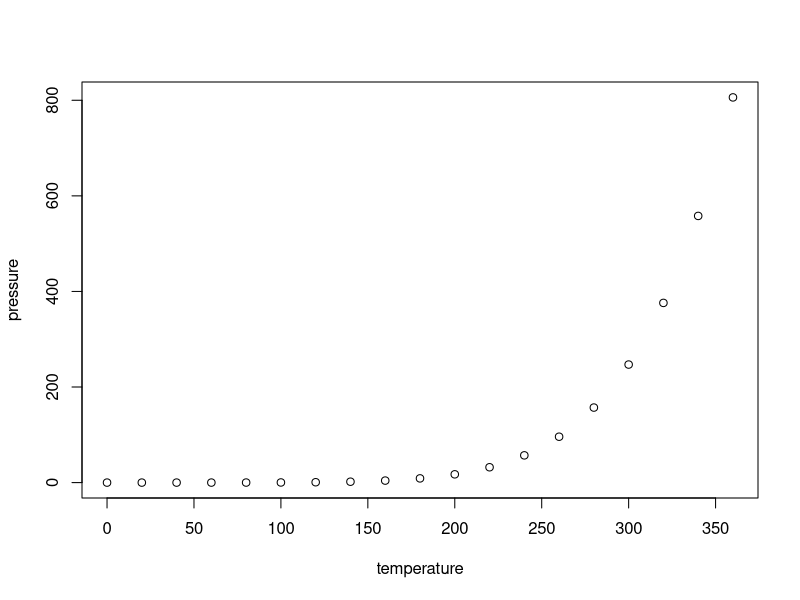
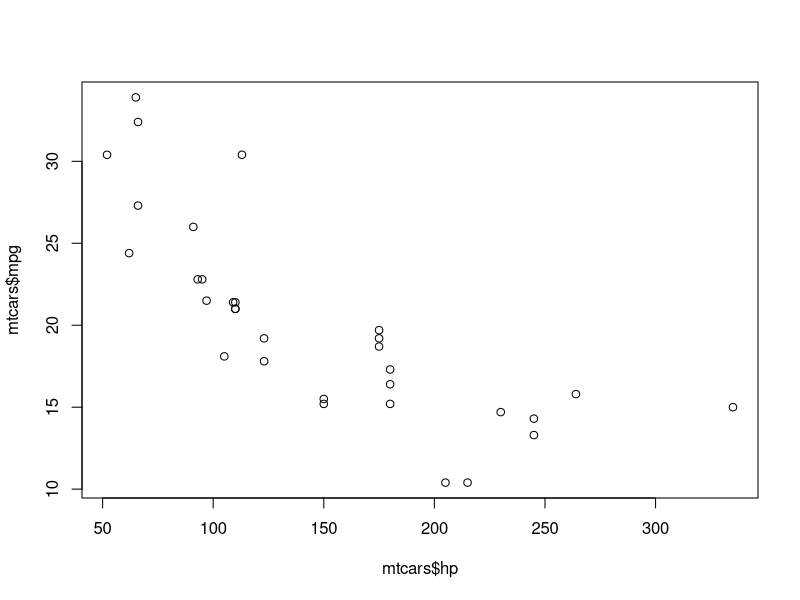
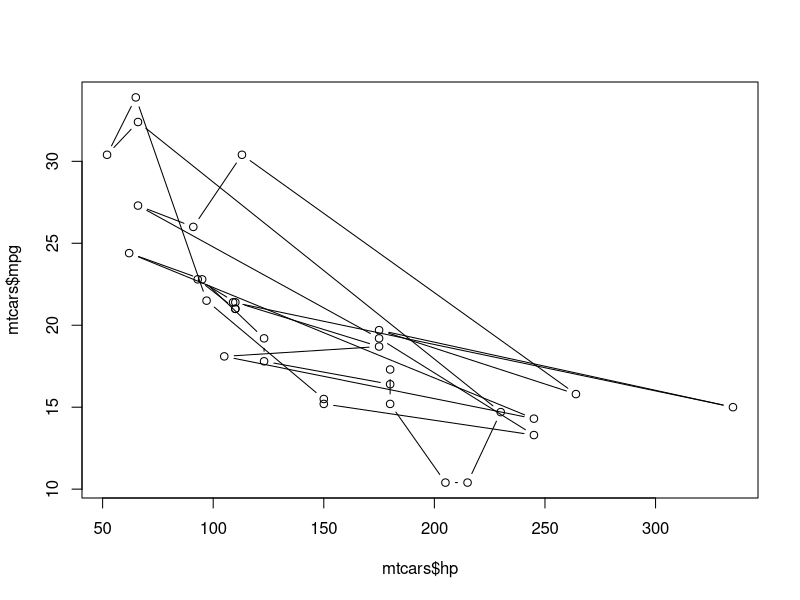
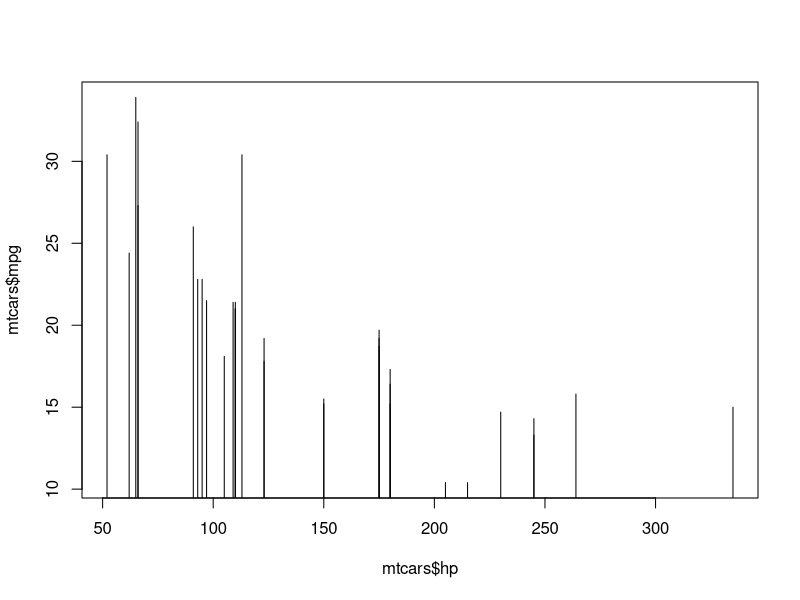
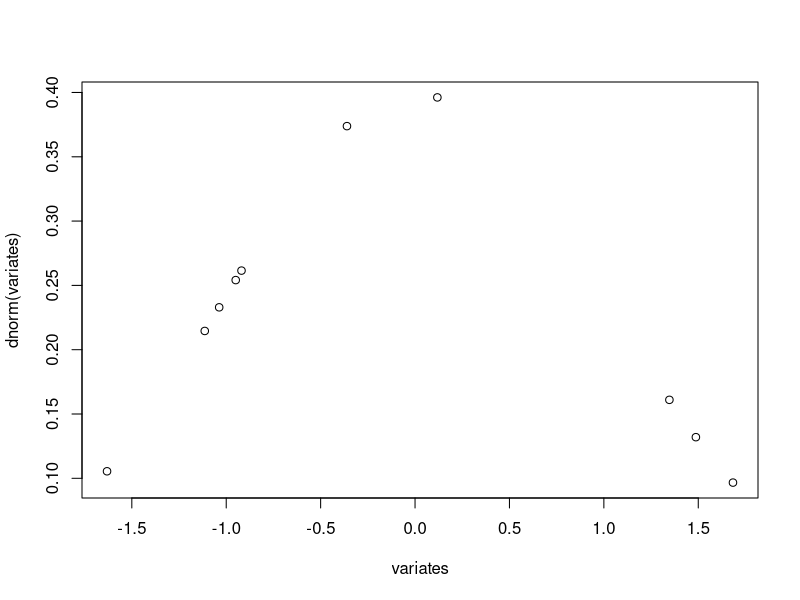
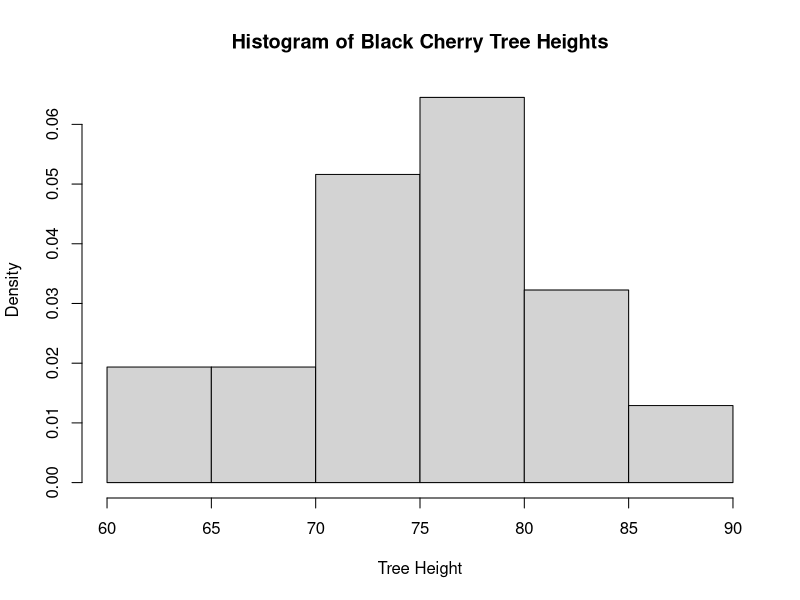
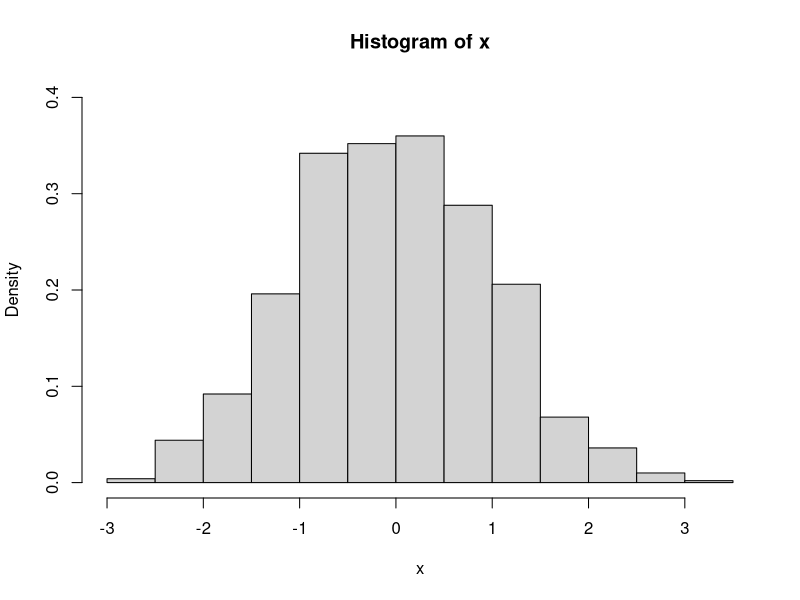
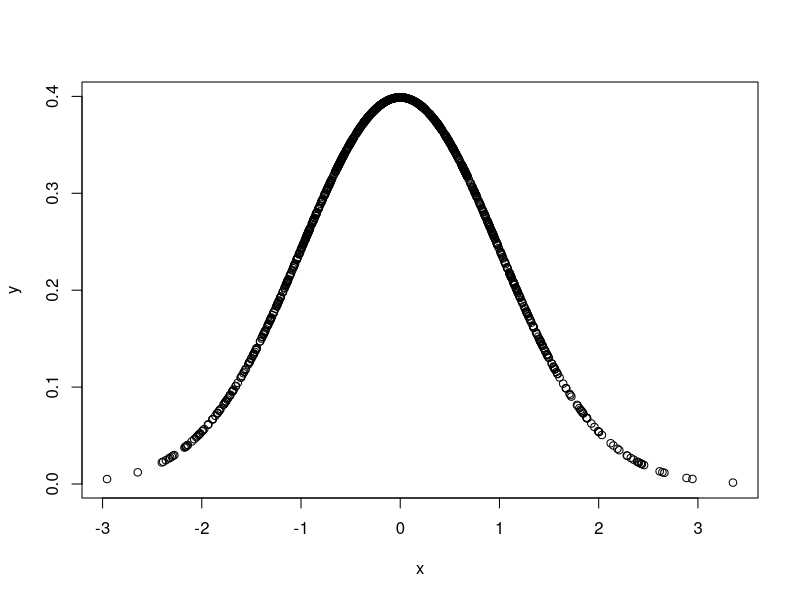

Write R code to recreate these figures, in order.
## ---- chunk 1
knitr::opts_chunk$set(echo = TRUE, message = FALSE)
#to submit download Rmd in jupyterhub and submit that 
## ---- chunk 2
print("Hello World") # comments are made using the '#' sign, same as in Python
## ---- chunk 3
5+5
5-1
5*2
4/2
4^2
#or
4**2
## ---- chunk 4
4>2
2>4
2>=2 # greater than or equal to
2==2 # exactly equal
4!=2 # not equal to
## ---- chunk 5
x <- 2
y <- 3
z <- x + y
z
## ---- chunk 6
typeof(3) # notice this will still be a double

x <- 3.0 # R recognizes to drop the 0
x
typeof(x)
y <- 3.5
y
typeof(y)
y <- as.integer(y)
y # type casting y will truncate the original value
typeof(y)
## ---- chunk 7

myName <- "Rachel Rombardo"
myName
is.character(myName) 
## ---- chunk 8
myList <- c(1,2,3) #to create a vector; c stands for container
myList

anotherList <- c("a", "b", "c")
anotherList 

myList[2] #brackets to subset; indexing starts at 1 in R
anotherList[2]
## ---- chunk 9
#matricies are a homogeneous collection of data types
A = matrix(c(11, 22, 33, 44, 55, 66), nrow = 2, ncol = 3, byrow = TRUE) # filled by rows
A
B = matrix(c(11, 22, 33, 44, 55, 66), nrow = 2, ncol = 3, byrow = FALSE) # filled by columns
B
## ---- chunk 10
# matrix[rows, columns]
B[,] # the whole matrix
B[2, ] # second row, all of the columns
B[ , 1] # all rows, first column
B[2, 1] # second row, first column
## ---- chunk 11
#dataframes are a heterogeneous collection
#columns in dataframes are called "fields"

#name of data frame <- data.frame(field name= vector, ...)
df <- data.frame(geneIndex = c(1, 2, 3), geneID = c(92231, 2313, 5641), geneName = c("FOS1", "JUN", "BERP"))
df
## ---- chunk 12
df[1, 2]
## ---- chunk 13
#$ can be used to extract from dataframes; [] can be used on matricies or dataframes
df$geneID # all of the rows that belong to geneID
df$geneID[2] # second row under geneID
## ---- chunk 14
#which(df name$field == value you want)
  #can also use other logical operations
which(df$geneID == 2313) # returns the row for which the condition returns 'true'
df$geneName[df$geneID == 2313] #another way to match but instead will show the matching value
## ---- chunk 15
data() #shows all datasets in built into R
#can put View(name of dataset) in the console to pull up a tab showing the data
## ---- chunk 16
class(cars) # here I don't use 'typeof()', because there's a hierarchy between that and 'class()' - 'typeof()' returns the data types of the elements of the object, in this case they would be of type 'list'. If we used 'class()' on doubles, it would return type 'numeric', because integers and doubles belong to the class 'numeric'

str(cars) # displays the internal structure of the object
nrow(cars) # number of rows
ncol(cars) # number of columns
head(cars, n=5) # first 5 rows
tail(cars, n=5) # last 5 rows
dimnames(cars) # names of the dimensions - first element will return a list of rownames, second will be a list of column/field names
summary(cars) # returns summary statistics, such as min, max, mean, and quartile information
## ---- chunk 17
plot(pressure)
## ---- chunk 18
dimnames(mtcars)[2] # field names
#specifying x and y:
plot(mtcars$hp, mtcars$mpg) # defaults to scatter plot
plot(mtcars$hp, mtcars$mpg, type = 'b') # tries to connect lines between points (not always meaningful)
plot(mtcars$hp, mtcars$mpg, type = 'h') # histogram-like lines

#to find list of plot types type plot into Help search box and look for the base package
## ---- chunk 19
#draw random variates from the normal distribution
  #the normal distribution refers to the shape not the values its centered around
variates <- rnorm(10) #assumes mean=0 and sd=1 without arguments
variates #shows the ten random variates
## ---- chunk 20
#calculate probabilities (densities) of variates 
dnorm(variates)
plot(variates, dnorm(variates)) #probability density on the y axis, variates or standard deviations on the x
#will look more like a normal curve if the sample size entered into rnorm() increases
## ---- chunk 21
#cumulative density to the left of the variate
#probability of choosing a variate or any value to the left of it

pnorm(0) # should be intuitive, because half of the normal distribution is to the left of 0 
pnorm(1.96) # 1.96 should look familiar as one of the critical values for an approximate 95% confidence interval 
pnorm(-1.96) # however these critical values are for a two-tailed test (for a significance level of 5%)
pnorm(1.96)-pnorm(-1.96)

#mean=0 and sd=1 for the above
## ---- chunk 22
#gives us the exact points at which the normal distribution has a particular cumulative density

qnorm(0.5)
qnorm(0.975)
qnorm(c(0.025, 0.975))
## ---- chunk 23
hist(trees$Height, main = "Histogram of Black Cherry Tree Heights", freq = FALSE, 
     xlab = "Tree Height") # setting `freq = FALSE` transforms the y-axis to density rather than frequency
## ---- chunk 24
x <- rnorm(1000) 
y <- dnorm(x) 
hist(x, freq = FALSE, ylim = c(0,0.4)) 
plot(x,y) # alternative representation
## ---- chunk 25
x <- rnorm(1000, mean = mean(trees$Height), sd = sd(trees$Height))
y <- dnorm(x, mean = mean(trees$Height), sd = sd(trees$Height))
hist(trees$Height, freq = FALSE)
points(x, y)
## ---- chunk 26
samples<-rnorm(100, mean=50, sd=5)
samples
hist(samples)
## ---- chunk 27
qnorm(.5, mean=50, sd=5)
qnorm
## ---- chunk 28
#For the first time I ran the cell, in question 1 with mean=50 and sd=10 the histogram showed a range of [35, 65]
samples_2<-rnorm(100, mean=50, sd=10)
hist(samples_2)
#with sd=10 the histogram showed a range of [20, 75]
samples_3<-rnorm(100, mean=50, sd=100)
hist(samples_3)
#with sd=100 the histogram showed a range of [-150, 300]
#The spread of the data increases as the sd increases
## ---- chunk 29
samples_4<-rnorm(100, mean=50, sd=5)
densities_4<- dnorm(samples_4, mean=50, sd=5)
densities_4
## ---- chunk 30
plot(samples_4, densities_4)
## ---- chunk 31
cumulative_4<-pnorm(samples_4, mean=50, sd=5)
cumulative_4
plot(samples_4, cumulative_4)
#The far-most right point is the variate that has the highest probability of it or any variate to the left of it being chosen
abline(h=0.5, v=50)
## ---- chunk 32
#The point in the graph the lines are showing is at the mean and has a cumulative probability of 50%. When comparing this to the CDF plot you can see the highest non-cumulative probability also occurs the mean. This is consistent throughout the normal distributions even as the standard deviations change and the data has a wider range. Although the distribution probability of the mean decreases as the spread of the data widens it will still have a cumulative probability of 50%.
